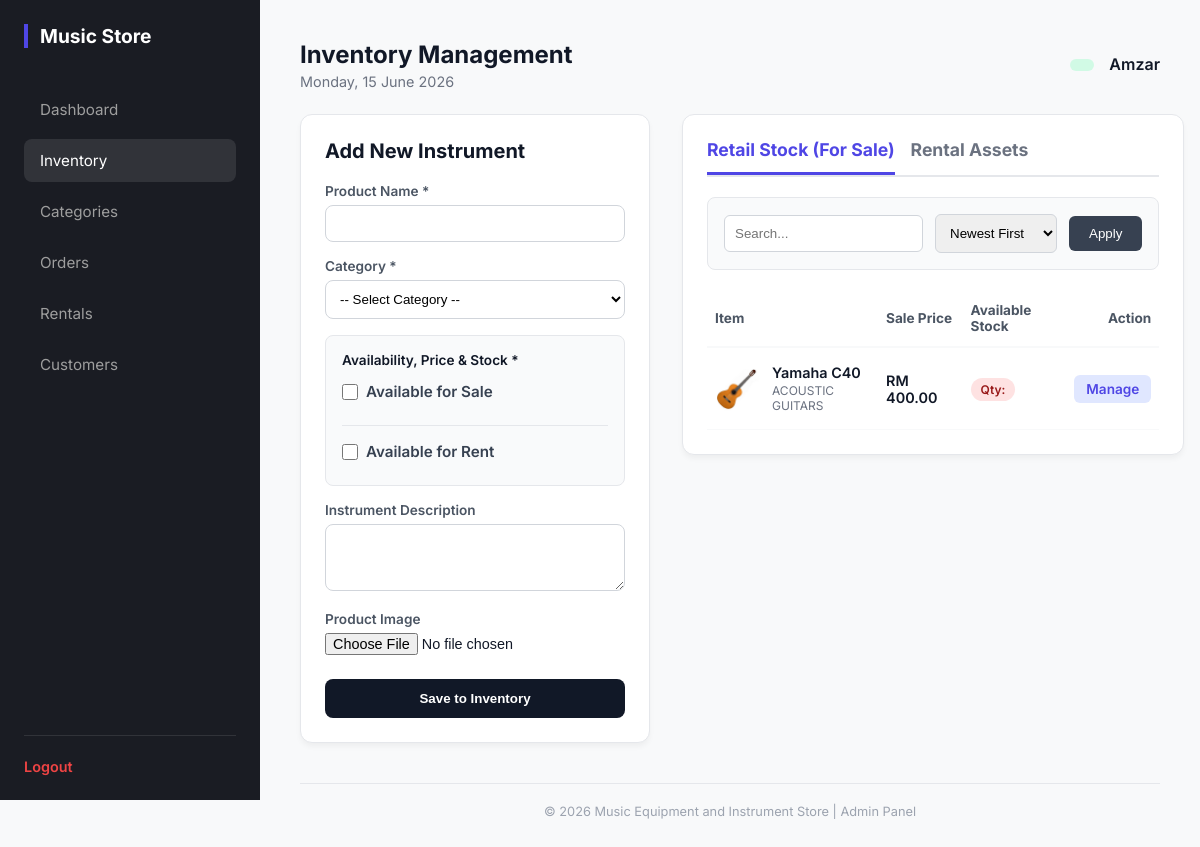
Page /admin/admin_products.php (signed in) on the committed database.
### tables this page shows
CREATE TABLE `products` (
  `prod_id` int(11) NOT NULL,
  `category_id` int(11) NOT NULL,
  `staff_id` int(11) NOT NULL,
  `prod_name` varchar(255) NOT NULL,
  `prod_description` text DEFAULT NULL,
  `prod_sale_price` decimal(10,2) DEFAULT NULL,
  `prod_rental_price` decimal(10,2) DEFAULT NULL,
  `prod_qty` int(11) NOT NULL,
  `prod_image` varchar(255) DEFAULT NULL,
  `status` enum('Available','Out of Stock','Discontinued') DEFAULT 'Available',
  `created_at` timestamp NOT NULL DEFAULT current_timestamp()
);

CREATE TABLE `categories` (
  `category_id` int(11) NOT NULL,
  `category_name` varchar(100) NOT NULL
);

### admin/admin_products.php (the view, shortened to what this page needs)
<?php
require_once('../database.php');
$search = isset($_GET['search']) ? mysqli_real_escape_string($conn, $_GET['search']) : '';
$sort = isset($_GET['sort']) ? $_GET['sort'] : 'newest';
$view = isset($_GET['view']) ? $_GET['view'] : 'sale';
$where_clause = "WHERE p.status != 'Discontinued'";
$sale_where = $where_clause . " AND p.prod_sale_price > 0";
$rent_where = $where_clause . " AND p.prod_rental_price > 0";
if ($sort == 'name_asc') $order_clause = "ORDER BY p.prod_name ASC";
elseif ($sort == 'name_desc') $order_clause = "ORDER BY p.prod_name DESC";
elseif ($sort == 'price_high') $order_clause = "ORDER BY p.prod_sale_price DESC";
elseif ($sort == 'price_low') $order_clause = "ORDER BY p.prod_sale_price ASC";
else $order_clause = "ORDER BY p.prod_id DESC";
$sale_query = "SELECT p.*, c.category_name FROM products p JOIN categories c ON p.category_id = c.category_id $sale_where $order_clause";
$rent_query = "SELECT p.*, c.category_name FROM products p JOIN categories c ON p.category_id = c.category_id $rent_where $order_clause";
$sale_result = mysqli_query($conn, $sale_query);
$rent_result = mysqli_query($conn, $rent_query);
require_once('admin_header.php');
?>
<div style="display: grid; grid-template-columns: 350px 1fr; gap: 32px; align-items: start;">
    <div style="background: white; padding: 24px; border-radius: 12px; border: 1px solid #e5e7eb; box-shadow: 0 4px 6px -1px rgba(0, 0, 0, 0.05);">
        <h3 style="margin-top: 0; margin-bottom: 20px; font-weight: 700; color: #111827; font-size: 1.25rem;">Add New Instrument</h3>
        <form action="admin_products.php" method="POST" enctype="multipart/form-data">
            <div style="margin-bottom: 16px;">
                <label style="display: block; font-size: 0.85rem; font-weight: 600; margin-bottom: 6px; color: #4b5563;">Product Name *</label>
                <input type="text" name="prod_name" required style="width: 100%; padding: 10px; border: 1px solid #d1d5db; border-radius: 8px; outline: none;">
            </div>
            <div style="margin-bottom: 16px;">
                <label style="display: block; font-size: 0.85rem; font-weight: 600; margin-bottom: 6px; color: #4b5563;">Category *</label>
                <select name="category_id" required style="width: 100%; padding: 10px; border: 1px solid #d1d5db; border-radius: 8px; background: white; outline: none;">
                    <option value="">-- Select Category --</option>
                </select>
            </div>
            <div style="margin-bottom: 16px; padding: 16px; border: 1px solid #e5e7eb; border-radius: 8px; background: #f9fafb;">
                <label style="display: block; font-size: 0.85rem; font-weight: 600; margin-bottom: 14px; color: #111827;">Availability, Price & Stock *</label>
                <div style="display: flex; flex-direction: column; gap: 16px;">
                    <div>
                        <label style="display: flex; align-items: center; gap: 8px; cursor: pointer; font-size: 0.95rem; font-weight: 600; color: #374151; margin-bottom: 8px;">
                            <input type="checkbox" id="for_sale" name="for_sale" value="1" onchange="toggleStock('sale')" style="width: 16px; height: 16px;">
                            Available for Sale
                        </label>
                    </div>
                    <div style="height: 1px; background: #e5e7eb; width: 100%;"></div>
                    <div>
                        <label style="display: flex; align-items: center; gap: 8px; cursor: pointer; font-size: 0.95rem; font-weight: 600; color: #374151; margin-bottom: 8px;">
                            <input type="checkbox" id="for_rent" name="for_rent" value="1" onchange="toggleStock('rent')" style="width: 16px; height: 16px;">
                            Available for Rent
                        </label>
                    </div>
                </div>
            </div>
            <div style="margin-bottom: 16px;">
                <label style="display: block; font-size: 0.85rem; font-weight: 600; margin-bottom: 6px; color: #4b5563;">Instrument Description</label>
                <textarea name="prod_description" rows="3" style="width: 100%; padding: 10px; border: 1px solid #d1d5db; border-radius: 8px; outline: none; resize: vertical;"></textarea>
            </div>
            <div style="margin-bottom: 24px;">
                <label style="display: block; font-size: 0.85rem; font-weight: 600; margin-bottom: 6px; color: #4b5563;">Product Image</label>
                <input type="file" name="prod_image" accept="image/*" style="font-size: 0.9rem;">
            </div>
            <button type="submit" name="add_product" style="width: 100%; padding: 12px; background: #111827; color: white; border: none; border-radius: 8px; font-weight: 600; cursor: pointer;">Save to Inventory</button>
        </form>
    </div>
    <div style="background: white; padding: 24px; border-radius: 12px; border: 1px solid #e5e7eb; box-shadow: 0 4px 6px -1px rgba(0, 0, 0, 0.05);">
        <div style="display: flex; gap: 16px; border-bottom: 2px solid #e5e7eb; margin-bottom: 20px;">
            <a href="admin_products.php?view=sale" style="padding-bottom: 12px; font-weight: 700; font-size: 1.1rem; color: <?php echo ($view == 'sale') ? '#4f46e5' : '#6b7280'; ?>; border-bottom: 3px solid <?php echo ($view == 'sale') ? '#4f46e5' : 'transparent'; ?>; text-decoration: none;">Retail Stock (For Sale)</a>
            <a href="admin_products.php?view=rent" style="padding-bottom: 12px; font-weight: 700; font-size: 1.1rem; color: <?php echo ($view == 'rent') ? '#10b981' : '#6b7280'; ?>; border-bottom: 3px solid <?php echo ($view == 'rent') ? '#10b981' : 'transparent'; ?>; text-decoration: none;">Rental Assets</a>
        </div>
        <div style="background: #f9fafb; border: 1px solid #e5e7eb; padding: 16px; border-radius: 8px; margin-bottom: 20px;">
            <form action="admin_products.php" method="GET" style="display: flex; gap: 12px; align-items: center;">
                <input type="text" name="search" placeholder="Search..." value="<?php echo htmlspecialchars($search); ?>" style="flex-grow: 1; padding: 10px; border: 1px solid #d1d5db; border-radius: 6px; outline: none;">
                <select name="sort" style="padding: 10px; border: 1px solid #d1d5db; border-radius: 6px; outline: none;">
                    <option value="newest" <?php echo ($sort == 'newest') ? 'selected' : ''; ?>>Newest First</option>
                </select>
                <button type="submit" style="padding: 10px 20px; background: #374151; color: white; border: none; border-radius: 6px; cursor: pointer;">Apply</button>
            </form>
        </div>
        <div style="overflow-x: auto;">
            <table style="width: 100%; border-collapse: collapse; text-align: left;">
                <thead>
                    <tr style="border-bottom: 2px solid #e5e7eb;">
                        <th style="padding: 12px 8px; font-size: 0.85rem; color: #4b5563;">Item</th>
                        <th style="padding: 12px 8px; font-size: 0.85rem; color: #4b5563;"><?php echo ($view == 'sale') ? 'Sale Price' : 'Rental Rate'; ?></th>
                        <th style="padding: 12px 8px; font-size: 0.85rem; color: #4b5563;">Available Stock</th>
                        <th style="padding: 12px 8px; text-align: right; font-size: 0.85rem; color: #4b5563;">Action</th>
                    </tr>
                </thead>
                <tbody>
                    <?php
                    $active_result = ($view == 'sale') ? $sale_result : $rent_result;
                    if (mysqli_num_rows($active_result) > 0):
                        while($row = mysqli_fetch_assoc($active_result)):
                    ?>
                        <tr style="border-bottom: 1px solid #f3f4f6;">
                            <td style="padding: 16px 8px;">
                                <div style="display: flex; align-items: center; gap: 12px;">
                                    <img src="../uploads/<?php echo (!empty($row['prod_image'])) ? $row['prod_image'] : 'default.jpg'; ?>" style="width: 45px; height: 45px; border-radius: 6px; object-fit: cover;">
                                    <div>
                                        <div style="font-weight: 600; color: #111827;"><?php echo htmlspecialchars($row['prod_name']); ?></div>
                                        <div style="font-size: 0.75rem; color: #6b7280; text-transform: uppercase; margin-top: 2px;"><?php echo htmlspecialchars($row['category_name']); ?></div>
                                    </div>
                                </div>
                            </td>
                            <td style="padding: 16px 8px;">
                                <?php if($view == 'sale'): ?>
                                    <div style="font-size: 0.9rem; font-weight: 600; color: #111827;">RM <?php echo number_format($row['prod_sale_price'], 2); ?></div>
                                <?php else: ?>
                                    <div style="font-size: 0.9rem; font-weight: 600; color: #111827;">RM <?php echo number_format($row['prod_rental_price'], 2); ?> <span style="font-size: 0.75rem; font-weight: normal; color: #6b7280;">/ day</span></div>
                                <?php endif; ?>
                            </td>
                            <td style="padding: 16px 8px;">
                                <?php if($view == 'sale'): ?>
                                    <span style="background: <?php echo ($row['prod_sale_qty'] > 0) ? '#d1fae5' : '#fee2e2'; ?>; color: <?php echo ($row['prod_sale_qty'] > 0) ? '#065f46' : '#991b1b'; ?>; padding: 4px 10px; border-radius: 12px; font-size: 0.75rem; font-weight: 600;">
                                        Qty: <?php echo $row['prod_sale_qty']; ?>
                                    </span>
                                <?php endif; ?>
                            </td>
                            <td style="padding: 16px 8px; text-align: right;">
                                <a href="admin_edit_product.php?id=<?php echo $row['prod_id']; ?>" style="color: #4f46e5; background: #e0e7ff; padding: 6px 12px; border-radius: 6px; font-weight: 600; font-size: 0.85rem; text-decoration: none;">Manage</a>
                            </td>
                        </tr>
                        <?php endwhile; ?>
                    <?php else: ?>
                        <tr><td colspan="4" style="text-align: center; padding: 40px; color: #9ca3af;">No products found in this category.</td></tr>
                    <?php endif; ?>
                </tbody>
            </table>
        </div>
    </div>
</div>
<?php require_once('admin_footer.php'); ?>

### admin/admin.css (style rules this page uses)
:root { --sidebar-bg: #1a1c23; --sidebar-text: #9e9e9e; --sidebar-hover: #ffffff; --accent-color: #4f46e5; --bg-light: #f8f9fa; --white: #ffffff; --border-color: #e5e7eb; --text-main: #111827; --sidebar-width: 260px; }
*, *::before, *::after { box-sizing: border-box; margin: 0; padding: 0; }
body { font-family: 'Inter', 'DM Sans', sans-serif; background-color: var(--bg-light); color: var(--text-main); display: flex; }
table { width: 100%; border-collapse: collapse; }
th { text-align: left; padding: 12px; border-bottom: 2px solid var(--bg-light); color: #6b7280; font-size: 0.85rem; }
td { padding: 16px 12px; border-bottom: 1px solid var(--bg-light); font-size: 0.9rem; }

### rows in the picture
products: prod_image (picture), prod_name "Yamaha C40", category.category_name "ACOUSTIC GUITARS", prod_sale_price "400.00"

### other values in the picture
$page_title "Inventory Management"
$_SESSION['staff_name'] "Amzar"
